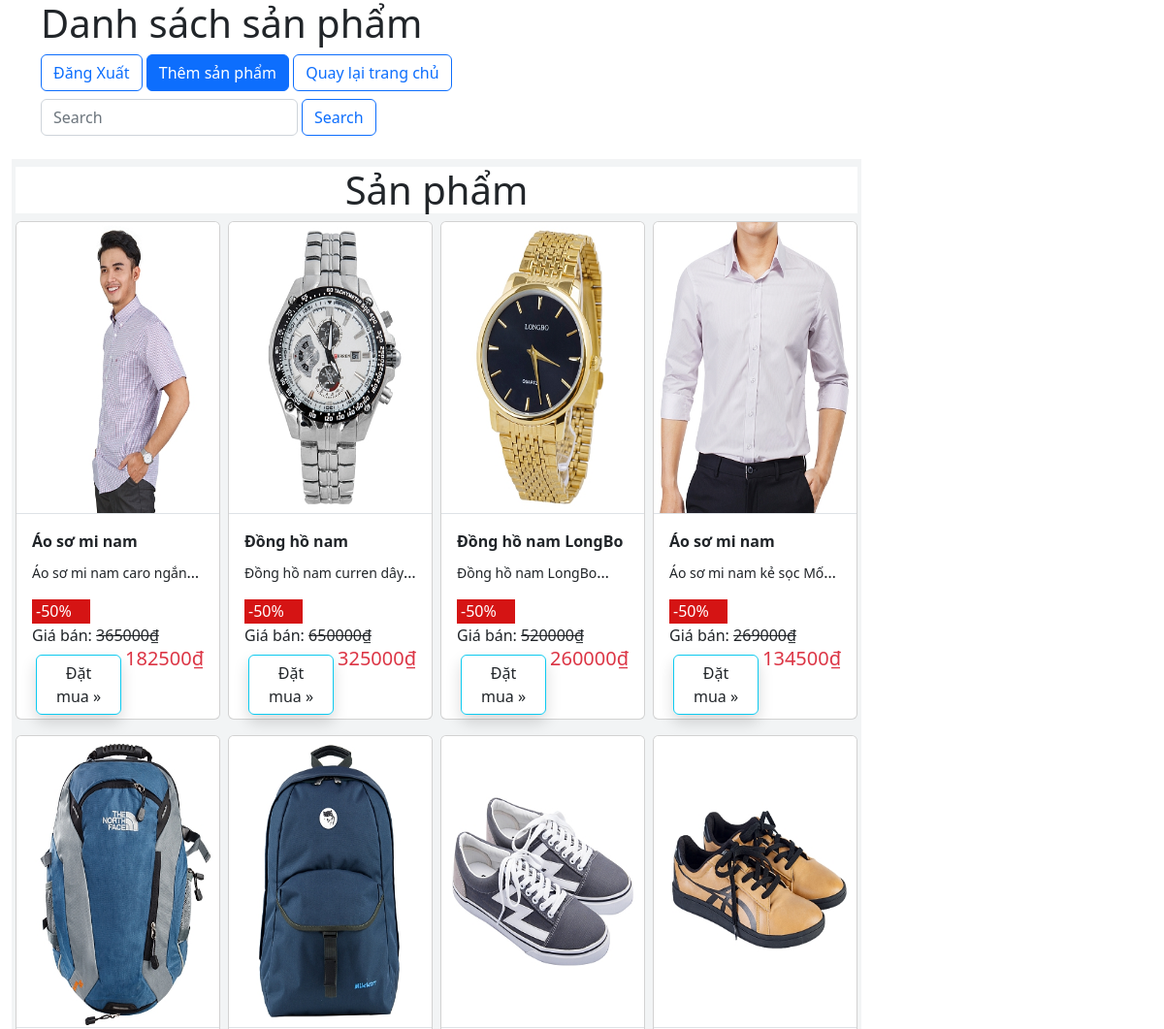
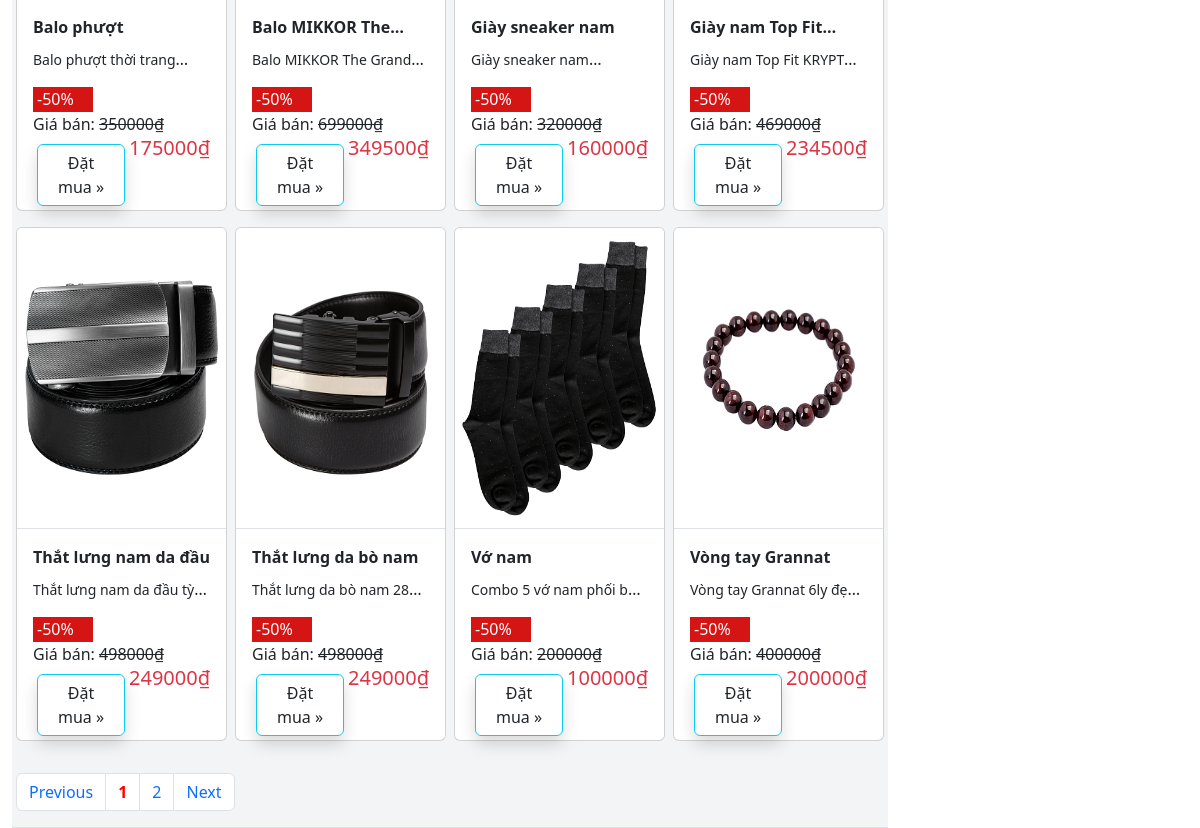
Page /routing.php?controller=Product&action=show_product (signed in) on the committed database (2 pictures, top to bottom).
### tables this page shows
CREATE TABLE `product` (
  `id` int(11) NOT NULL,
  `ten` varchar(255) NOT NULL,
  `danh_muc` varchar(255) NOT NULL,
  `mo_ta` text DEFAULT NULL,
  `nha_san_xuat` varchar(255) NOT NULL,
  `so_luong` int(11) NOT NULL,
  `gia_ban` int(11) NOT NULL,
  `phan_tram_khuyen_mai` float DEFAULT 0,
  `anh` text DEFAULT NULL,
  `sex` varchar(10) NOT NULL DEFAULT 'NAM'
);

### Controllers/BaseController.php (called while the page is built, shortened)
<?php
class BaseController
{
    public function render_view($viewName, $data=[])
    {
        extract($data);
        include('Views/views/'.$viewName.'.php');
    }
    public function get_model($modelName)
    {
        $modelObj = new $modelName();
        return $modelObj;
    }
}

### Controllers/ProductController.php (called while the page is built, shortened)
<?php
class ProductController extends AdminController
{
    public function show_product()
    {
        if(isset($_GET['search']))
        {
            $search = $_GET['search'];
        }
        else
        {
            $search ='';
        }
        $productModel = $this->get_model('ProductModel');
        $tong_product = $productModel->get_so_luong($search);
        $page = 1;
        $so_product =12;
        $ds_product = $productModel->get_show_product($so_product, $page, $search);
        $this->render_view('show_product', ['get_show_product' => $ds_product, 'so_product' => $so_product,
            'tong_product' => $tong_product, 'page' => $page, 'search' => $search]);
    }
}
?>

### Models/ProductModel.php (called while the page is built, shortened)
<?php
class  ProductModel extends BaseModel
{
    public function __construct()
    {
        $this->conn = $this->connectDb();
    }
    public function get_show_product($so_product, $page, $search)
    {
        $search_theo_noi_dung = "WHERE ten LIKE '%".$search."%'";
        $offset = ($page - 1)* $so_product;
        $query = "SELECT * FROM product ".$search_theo_noi_dung." LIMIT ".$so_product." OFFSET ".$offset;
        $result = $this->conn->query($query);
        $data = [];
        if($result->num_rows > 0)
        {
            while ($row = $result->fetch_assoc())
            {
                $data[] = $row;
            }
        }
        return $data;
    }
    public function get_so_luong($search)
    {
        $search_theo_noi_dung = "WHERE ten LIKE '%".$search."%'";
        $query = "SELECT COUNT(id) AS so_luong FROM product ".$search_theo_noi_dung;
        $so_luong = $this->conn->query($query)->fetch_assoc();
        return $so_luong['so_luong'];
    }
}
?>

### Models/BaseModel.php (called while the page is built, shortened)
<?php
class BaseModel
{
    public function connectDb()
    {
        $hostname = "localhost";
        $username = "root";
        $password = "";
        $db = "data_fashion";
        $conn = new mysqli($hostname, $username, $password, $db);
        return $conn;
    }
}
?>

### Views/views/show_product.php (the view, shortened to what this page needs)
<!DOCTYPE html>
<html lang="vi">
<head>
    <link href="https://cdn.jsdelivr.net/npm/bootstrap@5.2.0-beta1/dist/css/bootstrap.min.css" rel="stylesheet">
</head>
<body>
<div class="container">
    <h1>Danh sách sản phẩm</h1>
    <a href="?controller=User&action=logout"> <button type="button" class="btn btn-outline-primary">Đăng Xuất</button></a>
    <a href="?controller=Product&action=page_insert_product" class="btn btn-primary">Thêm sản phẩm</a>
    <a href="?controller=Product&action=two_column_layout"> <button type="button" class="btn btn-outline-primary">Quay lại trang chủ</button></a>
    <div class="col-6">
        <div class="mt-2 mb-2">
            <form class="d-flex" method="get">
                <div class="col-auto me-1">
                    <input type="text" class="form-control me-2" id="Search" placeholder="Search" name="search" value="<?php echo isset($search) ? $search : ''?>">
                </div>
                <button type="submit" class="btn btn-outline-primary">Search</button>
            </form>
        </div>
    </div>
</div>
</body>
</html>
<div class="container-fluid">
    <div class="row">
        <div class="col-9">
            <div class="container-fluid">
                <div class="row mt-3 bg-area-product ">
                    <div class="col-12 px-1" >
                        <h1 class="text-center mt-2 mb-2 bg-white">Sản phẩm</h1>
                    </div>
                    <?php foreach ($get_show_product as $product): ?>
                        <div class="col-3 px-1 mb-3" >
                            <div class="card">
                                <div class="border-bottom">
                                    <img src="/MVC_fashion/<?php echo $product['anh']?>" class="card-img-top imageChangeCard" alt="...">
                                </div>
                                <div class="card-body pb-1">
                                    <p class="card-title textChangeProduct fw-bold"><?php echo $product['ten']?></p>
                                    <p class="card-text textChangeProduct"><small><?php echo $product['mo_ta'] ?></small></p>
                                    <div class="text-decoration-none fix-div text-white color-red px-1">-<?php echo $product['phan_tram_khuyen_mai'] ?>%</div>
                                    <div>
                                        Giá bán:
                                        <div class="d-inline text-decoration-line-through"><?php echo $product['gia_ban'] ?>₫</div>
                                        <div class="text-decoration-none text-danger d-inline float-end h5"><?php echo $product['gia_ban']* (100 - $product['phan_tram_khuyen_mai'])/100 ?>₫</div>
                                    </div>
                                    <div>
                                        <form action="?controller=DonHang&action=them_sp_vao_gio_hang" method="post">
                                            <div class="d-grid gap-2 col-6 mx-auto mt-2">
                                                <button type="submit" class="shadow border-1 btn btn-outline-info text-dark rounded ">Đặt mua »</button>
                                            </div>
                                        </form>
                                    </div>
                                </div>
                            </div>
                        </div>
                    <?php endforeach; ?>
                    <div class="mt-3 mx-0 px-1 border-bottom">
                        <?php $so_trang = ceil($tong_product/$so_product); ?>
                        <nav aria-label="Page navigation example">
                            <ul class="pagination float-start">
                                <li class="page-item"><a class="page-link" href="?controller=Product&action=show_product&page=<?php echo ($page - 1);?>&so_product=<?php echo $so_product;?>&search=<?php echo isset($search) ? $search : ''?>">Previous</a></li>
                                <?php for($i = 1; $i <= $so_trang; $i++): ?>
                                    <li class="page-item"><a class="page-link <?php echo $page==$i ? 'activePage' : ''?>" href="?controller=Product&action=show_product&page=<?php echo $i;?>&so_product=<?php echo $so_product;?>&search=<?php echo isset($search) ? $search : ''?>"><?php echo $i; ?></a></li>
                                <?php endfor; ?>
                                <li class="page-item"><a class="page-link" href="?controller=Product&action=show_product&page=<?php echo ($page + 1);?>&so_product=<?php echo $so_product;?>&search=<?php echo isset($search) ? $search : ''?>">Next</a></li>
                            </ul>
                        </nav>
                    </div>
                </div>
            </div>
        </div>
        <div class="col-3">
        </div>
    </div>
</div>

### routing.php (shortened to what this page needs)
<?php
include("Controllers/BaseController.php");
include("Models/BaseModel.php");
if(isset($_GET['controller']) && isset($_GET['action']))
{
    $controller = $_GET['controller'];
    $action = $_GET['action'];
    $controllerFileName = $controller.'Controller.php';
    $controllerFileName = 'Controllers/'. $controllerFileName;
    if(file_exists($controllerFileName))
    {
        $controllerObj = new $controllerClass();
        $controllerObj->$action();
    }
    else
    {
        include("Views/not_found_404.html");
    }
}
else
{
    include("Views/not_found_404.html");
}

### Views/views/show_product.php (style rules this page uses)
.imageChangeCard { height: 300px; }
.color-red { background: #d51414; }
.textChangeProduct { overflow: hidden; text-overflow: ellipsis; display: -webkit-box; -webkit-line-clamp: 1; -webkit-box-orient: vertical; }
.bg-area-product { background: rgb(242, 244, 245); }
.fix-div { height: 25px; width: 60px; }
.activePage { font-weight: bold; color: red; }

### rows in the picture
product: anh (picture), ten "Áo sơ mi nam", mo_ta "Áo sơ mi nam caro…", phan_tram_khuyen_mai "50", gia_ban "365000", $product['gia_ban']* (100 - $product['phan_tram_khuyen_mai'])/100 "182500"
product: anh (picture), ten "Đồng hồ nam", mo_ta "Đồng hồ nam curren…", phan_tram_khuyen_mai "50", gia_ban "650000", $product['gia_ban']* (100 - $product['phan_tram_khuyen_mai'])/100 "325000"
product: anh (picture), ten "Đồng hồ nam LongBo", mo_ta "Đồng hồ nam…", phan_tram_khuyen_mai "50", gia_ban "520000", $product['gia_ban']* (100 - $product['phan_tram_khuyen_mai'])/100 "260000"
product: anh (picture), ten "Áo sơ mi nam", mo_ta "Áo sơ mi nam kẻ sọc…", phan_tram_khuyen_mai "50", gia_ban "269000", $product['gia_ban']* (100 - $product['phan_tram_khuyen_mai'])/100 "134500"
product: anh (picture), ten "Balo phượt", mo_ta "Balo phượt thời…", phan_tram_khuyen_mai "50", gia_ban "350000", $product['gia_ban']* (100 - $product['phan_tram_khuyen_mai'])/100 "175000"
product: anh (picture), ten "Balo MIKKOR…", mo_ta "Balo MIKKOR The…", phan_tram_khuyen_mai "50", gia_ban "699000", $product['gia_ban']* (100 - $product['phan_tram_khuyen_mai'])/100 "349500"
product: anh (picture), ten "Giày sneaker nam", mo_ta "Giày sneaker…", phan_tram_khuyen_mai "50", gia_ban "320000", $product['gia_ban']* (100 - $product['phan_tram_khuyen_mai'])/100 "160000"
product: anh (picture), ten "Giày nam Top…", mo_ta "Giày nam Top Fit…", phan_tram_khuyen_mai "50", gia_ban "469000", $product['gia_ban']* (100 - $product['phan_tram_khuyen_mai'])/100 "234500"
product: anh (picture), ten "Thắt lưng nam da đầu", mo_ta "Thắt lưng nam da đầu…", phan_tram_khuyen_mai "50", gia_ban "498000", $product['gia_ban']* (100 - $product['phan_tram_khuyen_mai'])/100 "249000"
product: anh (picture), ten "Thắt lưng da bò nam", mo_ta "Thắt lưng da bò nam…", phan_tram_khuyen_mai "50", gia_ban "498000", $product['gia_ban']* (100 - $product['phan_tram_khuyen_mai'])/100 "249000"
product: anh (picture), ten "Vớ nam", mo_ta "Combo 5 vớ nam phối…", phan_tram_khuyen_mai "50", gia_ban "200000", $product['gia_ban']* (100 - $product['phan_tram_khuyen_mai'])/100 "100000"
product: anh (picture), ten "Vòng tay Grannat", mo_ta "Vòng tay Grannat 6ly…", phan_tram_khuyen_mai "50", gia_ban "400000", $product['gia_ban']* (100 - $product['phan_tram_khuyen_mai'])/100 "200000"
